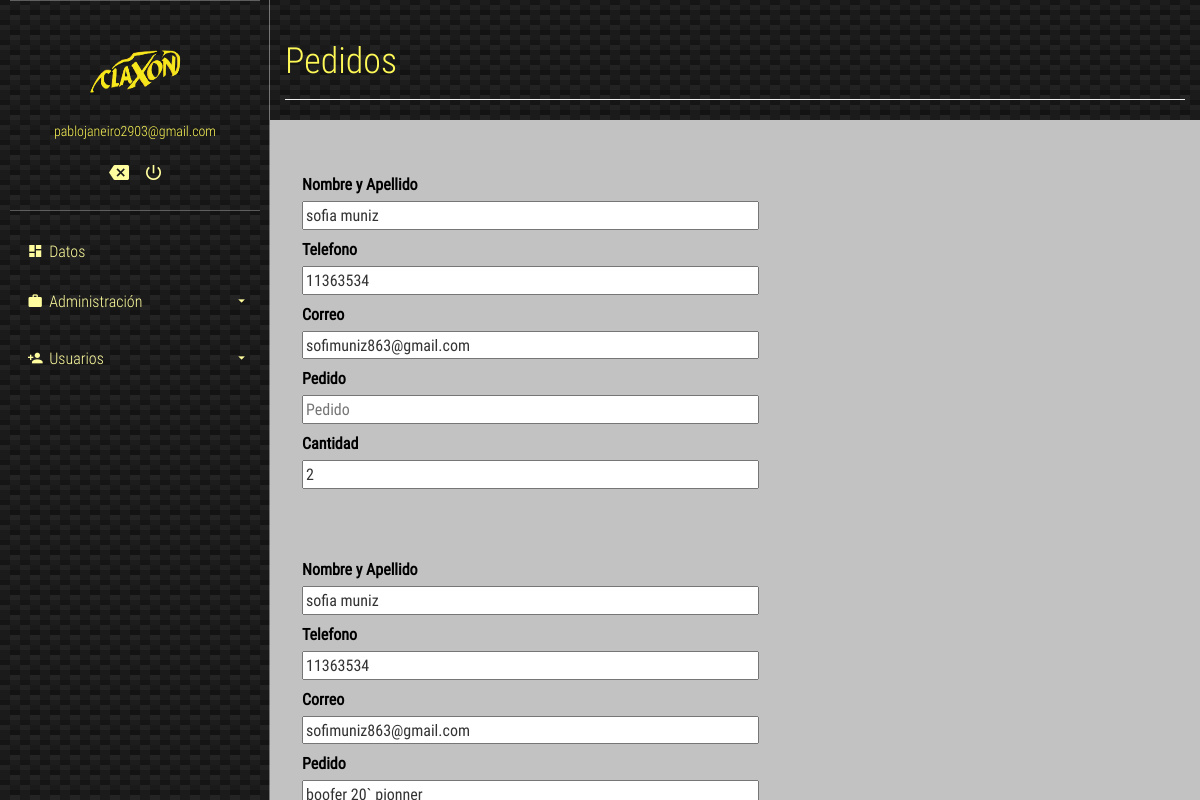
Page /verPedidos.php (signed in) on the committed database.
### tables this page shows
CREATE TABLE `users` (
  `id` int(11) NOT NULL,
  `email` varchar(200) NOT NULL,
  `password` varchar(200) NOT NULL,
  `Tipo` varchar(15) DEFAULT 'Cliente'
);

CREATE TABLE `pedidos` (
  `id` int(11) NOT NULL,
  `nombre` varchar(200) NOT NULL,
  `telefono` varchar(15) NOT NULL,
  `correo` varchar(200) NOT NULL,
  `cantidad` int(255) NOT NULL,
  `pedido` varchar(120) NOT NULL
);

### verPedidos.php (the view, shortened to what this page needs)
<?php
  require 'database.php';
  if (isset($_SESSION['user_id'])) {
    $records = $conn->prepare('SELECT id, email, password FROM users WHERE id = :id');
    $records->bindParam(':id', $_SESSION['user_id']);
    $records->execute();
    $results = $records->fetch(PDO::FETCH_ASSOC);
    $user = null;
    if (count($results) > 0) {
      $user = $results;
    }
  }
?>
<head>
	<link rel="stylesheet" href="./css/main.css">
</head>
<body>
	<section class="full-box cover dashboard-sideBar">
		<div class="full-box dashboard-sideBar-ct">
			<div class="full-box dashboard-sideBar-UserInfo">
				<figure class="full-box">
				<img src="claxon2.png" alt="UserIcon">
					<figcaption class="text-center text-titles"><?= $user['email']; ?></figcaption>
				</figure>
				<ul class="full-box list-unstyled text-center">
					<li>
						<a href="index.php">
							<i class="zmdi zmdi-tag-close"></i>
						</a>
					</li>
					<li>
						<a href="logout.php" class="btn-exit-system">
							<i class="zmdi zmdi-power"></i>
						</a>
					</li>
				</ul>
			</div>
			<ul class="list-unstyled full-box dashboard-sideBar-Menu">
				<li>
					<a href="home.php">
						<i class="zmdi zmdi-view-dashboard zmdi-hc-fw"></i> Datos
					</a>
				</li>
				<li>
					<a class="btn-sideBar-SubMenu">
						<i class="zmdi zmdi-case zmdi-hc-fw"></i> Administración <i class="zmdi zmdi-caret-down pull-right"></i>
					</a>
					<ul class="list-unstyled full-box">
					</ul>
				</li>
				<li>
					<a class="btn-sideBar-SubMenu">
						<i class="zmdi zmdi-account-add zmdi-hc-fw"></i> Usuarios <i class="zmdi zmdi-caret-down pull-right"></i>
					</a>
					<ul class="list-unstyled full-box">
					</ul>
				</li>
			</ul>
		</div>
	</section>
	<section class="full-box dashboard-contentPage">
		<div class="container-fluid">
			<div class="page-header">
			  <h1 class="text-titles">Pedidos</h1>
			</div>
		</div>
		<?php
	include("conexion.php");
	$query = "SELECT nombre, telefono, correo, pedido, cantidad FROM pedidos";
        $resultado = $conexion->query($query);
        while ($row = $resultado -> fetch_assoc()) {
            ?>
            <form class="articulo" class="post" method="post">
				<br><br/>
				<div class="row">
					<label for="nombres" class="labelRow"><b>Nombre y Apellido</b></label>
					<input class="controls" type="text" name="nombres" id="nombres" placeholder="Nombre y Apellido" value= "<?php echo $row['nombre'] ?>">
				</div>
				<div class="row">
					<label for="Telefono" class="labelRow"><b>Telefono</b></label>
        			<input class="controls" type="phone" name="telefono" id="telefono" placeholder="Telefono" value= "<?php echo $row['telefono'] ?>">
				</div>
				<div class="row">
					<label for="correo" class="labelRow"><b>Correo</b></label>
        			<input class="controls" type="email" name="correo" id="correo" placeholder="Correo" value= "<?php echo $row['correo'] ?>">
				</div>
				<div class="row">
					<label for="consulta" class="labelRow"><b>Pedido</b></label>
        			<input class="controls" type="text" name="pedido" id="pedido" placeholder="Pedido" value= "<?php echo $row['pedido'] ?>">
				</div>
				<div class="row">
					<label for="fecha_solicitud" class="labelRow"><b>Cantidad</b></label>
					<input class="controls" type="datetime" name="cantidad" id="cantidad" placeholder="Cantidad" value= "<?php echo $row['cantidad'] ?>">
		        </div>
            </form>
            <?php
         }
         ?>
	</section>
</body>
</html>

### css/main.css (style rules this page uses)
body, html { background-color: rgb(194, 194, 194); width: 100%; height: 100%; margin: 0; padding: 0; position: relative; font-size: 16px; font-family: 'RobotoCondensed'; overflow: hidden; }
.full-box { margin: 0; padding: 0; width: 100%; box-sizing: border-box; }
.cover { background: 50% 50% no-repeat; background-size: cover; }
.text-titles { color: #fff958; font-family: 'RobotoCondensedLight' }
.dashboard-sideBar, .dashboard-contentPage { position: absolute; top: 0; height: 100%; transition: all .3s ease-in-out; }
.dashboard-sideBar, .dashboard-sideBar-ct { width: 270px; }
.dashboard-sideBar { left: 0; z-index: 2; background: linear-gradient(27deg, #151515 5px, transparent 5px) 0 5px, linear-gradient(207deg, #151515 5px, transparent 5px) 10px 0px, linear-gradient(27deg, #222 5px, transparent 5px) 0px 10px, linear-gradient(207deg, #222 5px, transparent 5px) 10px 5px, linear-gradient(90deg, #1b1b1b 10px, transparent 10px), linear-gradient(#1d1d1d 25%, #1a1a1a 25%, #1a1a1a 50%, transparent 50%, transparent 75%, #242424 75%, #242424); background-color: #131313; background-size: 20px 20px; border-right: 1px solid rgba(255, 255, 255, .4); overflow: hidden; }
.dashboard-sideBar-ct { position: relative; height: 100%; padding: 0 10px; padding-bottom: 30px; }
.dashboard-sideBar-UserInfo { border-top: 1px solid rgba(255, 255, 255, .3); border-bottom: 1px solid rgba(255, 255, 255, .3); color: #fff; font-size: 14px; padding: 20px 0; }
.dashboard-sideBar-UserInfo figure img { width: 100px; height: 100px; border-radius: 100%; display: block; margin: 0 auto; }
.dashboard-sideBar-UserInfo ul { margin-top: 15px; }
.dashboard-sideBar-UserInfo ul > li, .dashboard-sideBar-UserInfo ul > li > a { display: inline-block; color: rgb(255, 253, 158); }
.dashboard-sideBar-UserInfo ul > li > a { outline: none; font-size: 20px; padding: 7px; transition: all .3s ease-in-out; }
.dashboard-sideBar-Menu { padding-top: 15px; }
.dashboard-sideBar-Menu > li, .dashboard-sideBar-Menu > li > a, .dashboard-sideBar-Menu > li > ul > li, .dashboard-sideBar-Menu > li > ul > li > a { line-height: 50px; font-family: "RobotoCondensedLight"; display: block; color: rgb(255, 253, 158); text-decoration: none; border-radius: 4px; transition: all .3s ease-in-out; position: relative; }
.dashboard-sideBar-Menu > li > a > i.zmdi-caret-down { line-height: 50px; transition: all .3s ease-in-out; }
.dashboard-sideBar-Menu > li > a { padding: 0 15px; box-sizing: border-box; height: 50px; outline: none; }
.dashboard-sideBar-Menu > li > ul { position: relative; padding-top: 7px; height: 0; overflow: hidden; }
.dashboard-contentPage { right: 0; z-index: 1; padding-left: 270px; }

### verPedidos.php (style rules this page uses)
.labelRow { color: black; display: block; }
input { width: 50%; }
.row { margin-left: 2rem; margin-top: 0.5rem; }

### rows in the picture
users: email "pablojaneiro2903@gmail.com"
pedidos: nombres "sofia muniz", telefono "11363534", correo "sofimuniz863@gmail.com", cantidad "2"
pedidos: nombres "sofia muniz", telefono "11363534", correo "sofimuniz863@gmail.com", pedido "boofer 20` pionner"
